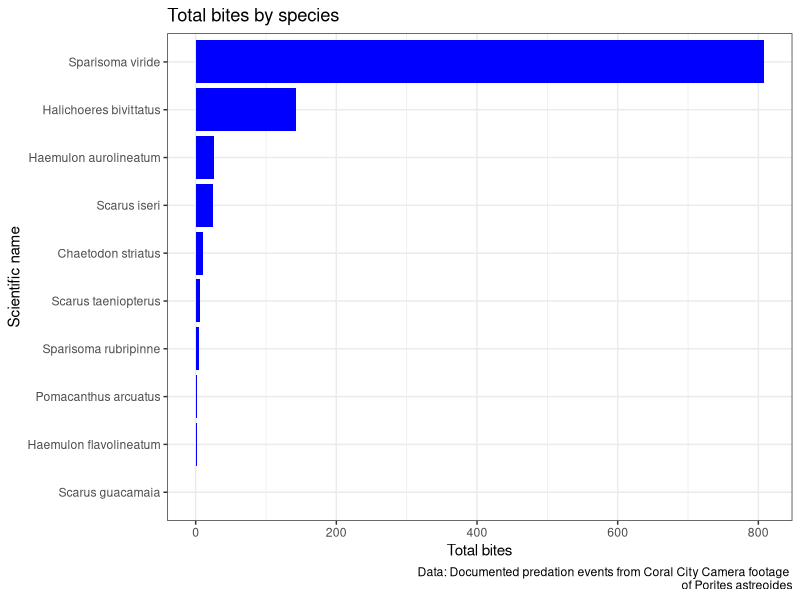
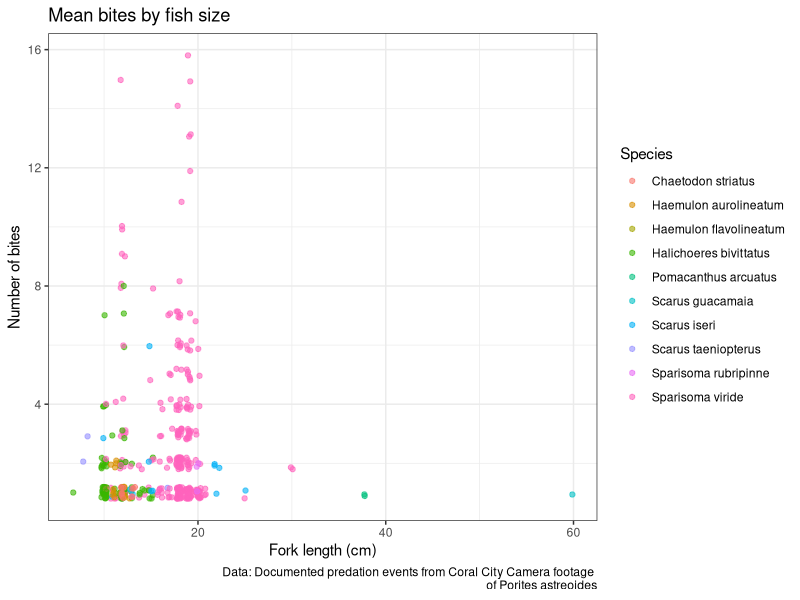
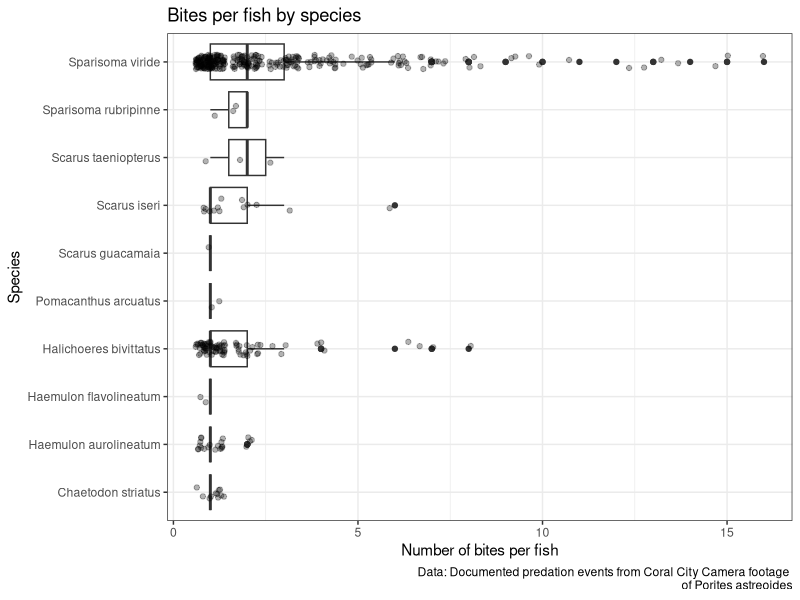
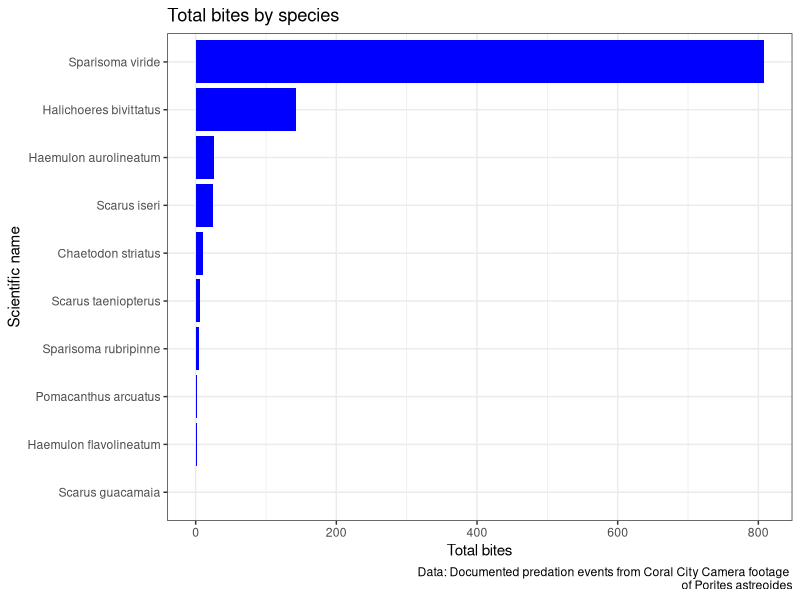
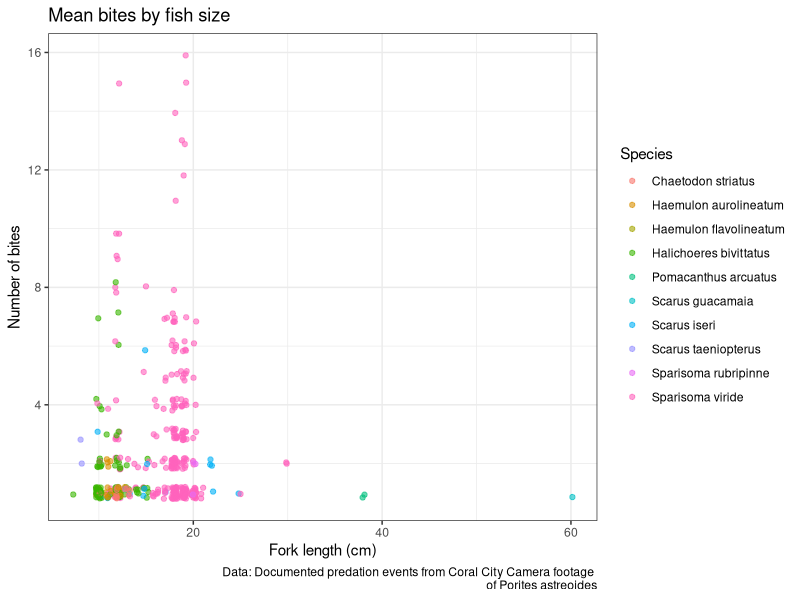
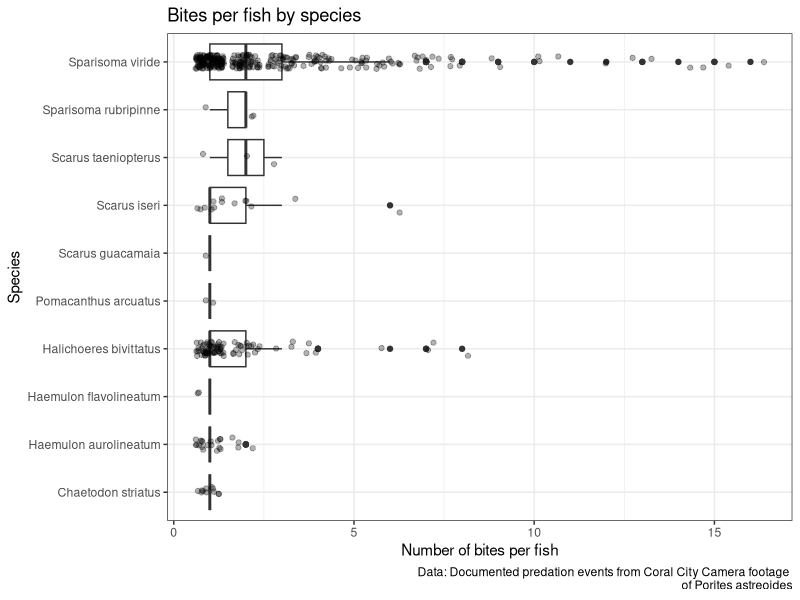

Source code (R) for these figures, in order:
################################################################################
#
# Victoria Lahey
# vel28@miami.edu
# 10/05/2026
#
# This script reads in fish-predation data collected on Porites astreoides coral
# fragments using Coral City Camera footage. This script cleans the data into a 
# tidy format using dplyr and tidyr,summarizes predation events by fish species, 
# and exports the clean data as a .csv file for later use. 

################################################################################

# SET UP #######################################################################

## Load packages ---------------------------------------------------------------
library(tidyverse)

# PROCESSING ###################################################################

## Load data -------------------------------------------------------------------
predation_summary <- read_csv("data/processed/bite_summary.csv")
predation <- read_csv("data/processed/fish_predation.csv")


# VISUALIZE ####################################################################

## Build plots -----------------------------------------------------------------

### Plot 1: Total bites by species
p1 <- ggplot(data = predation_summary,
             mapping = aes(x = total_bites,
             y = fct_reorder(scientific_name, total_bites))) + ##orders by total
  geom_col(fill = "blue") +
  labs(x = "Total bites", y = "Scientific name",
       title = "Total bites by species", 
       caption = "Data: Documented predation events from Coral City Camera footage 
       of Porites astreoides") +
  theme_bw()
p1


### Plot 2: Mean bites by fish size 
p2 <- ggplot(data = predation,
       mapping = aes(x = fork_length_cm, y = number_of_bites,
           color = scientific_name)) +
  geom_jitter(alpha = 0.6, width = 0.3, height = 0.2) +
  labs(x = "Fork length (cm)", y = "Number of bites", color = "Species",
       title = "Mean bites by fish size",
       caption = "Data: Documented predation events from Coral City Camera footage 
       of Porites astreoides") +
  theme_bw() 
p2


### Plot 3: Bites per fish by species
p3 <- ggplot(data = predation,
       mapping = aes(x = number_of_bites,
                     y = scientific_name)) +
  geom_boxplot() +
  geom_jitter(height = 0.15, alpha = 0.3) +
  labs(x = "Number of bites per fish", y = "Species",
       title = "Bites per fish by species",
       caption = "Data: Documented predation events from Coral City Camera footage 
       of Porites astreoides") +
  theme_bw()
p3


# EXPORT #######################################################################
## Export the 3 plots made -----------------------------------------------------

ggsave(plot = p1,
       filename = "results/img/total_bites_by_species.png",
       width = 8,
       height = 10)

ggsave(plot = p2,
       filename = "results/img/mean_bites_by_fish_size.png",
       width = 8,
       height = 10)

ggsave(plot = p3, 
       filename = "results/img/bites_per_fish.png",
       width = 8,
       height = 10)
